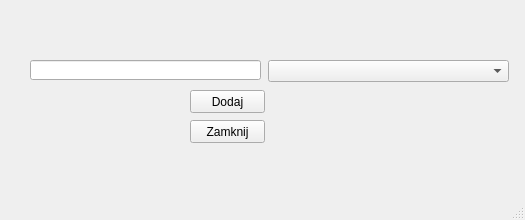
<?xml version="1.0" encoding="UTF-8"?>
<ui version="4.0">
 <class>UrzadzeniaDodajProducenta</class>
 <widget class="QMainWindow" name="UrzadzeniaDodajProducenta">
  <property name="geometry">
   <rect>
    <x>0</x>
    <y>0</y>
    <width>525</width>
    <height>220</height>
   </rect>
  </property>
  <property name="windowTitle">
   <string>MainWindow</string>
  </property>
  <widget class="QWidget" name="centralwidget">
   <widget class="QPushButton" name="pushButton">
    <property name="geometry">
     <rect>
      <x>190</x>
      <y>90</y>
      <width>75</width>
      <height>23</height>
     </rect>
    </property>
    <property name="text">
     <string>Dodaj</string>
    </property>
   </widget>
   <widget class="QPushButton" name="pushButton_2">
    <property name="geometry">
     <rect>
      <x>190</x>
      <y>120</y>
      <width>75</width>
      <height>23</height>
     </rect>
    </property>
    <property name="text">
     <string>Zamknij</string>
    </property>
   </widget>
   <widget class="QComboBox" name="comboBoxDodajProdcuenta">
    <property name="geometry">
     <rect>
      <x>268</x>
      <y>60</y>
      <width>241</width>
      <height>22</height>
     </rect>
    </property>
   </widget>
   <widget class="QLineEdit" name="lineEditDodajProducenta">
    <property name="geometry">
     <rect>
      <x>30</x>
      <y>60</y>
      <width>231</width>
      <height>20</height>
     </rect>
    </property>
   </widget>
  </widget>
  <widget class="QMenuBar" name="menubar">
   <property name="geometry">
    <rect>
     <x>0</x>
     <y>0</y>
     <width>525</width>
     <height>21</height>
    </rect>
   </property>
  </widget>
  <widget class="QStatusBar" name="statusbar"/>
 </widget>
 <resources/>
 <connections/>
</ui>
